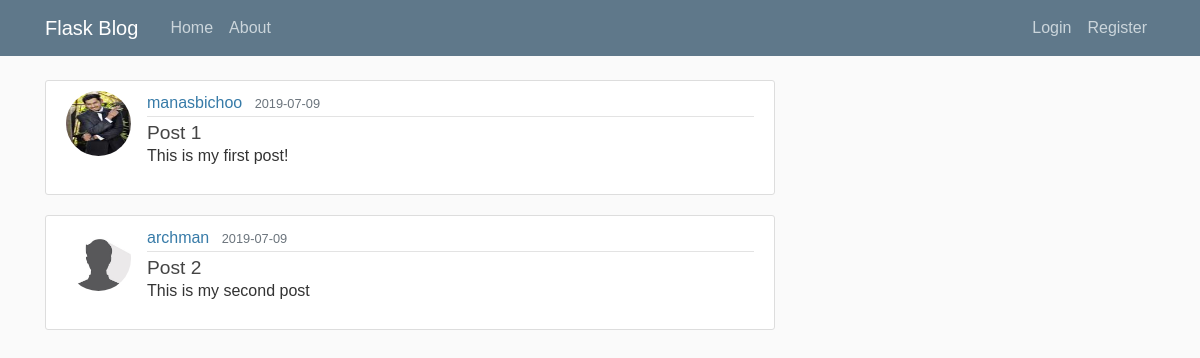
The page /home on the database its author committed.
### flaskblog/models.py (models this page shows, shortened)
class Post(db.Model):
    id = db.Column(db.Integer, primary_key=True)
    title = db.Column(db.String(100), nullable=False)
    date_posted = db.Column(db.DateTime, nullable=False, default=datetime.utcnow)
    content = db.Column(db.Text, nullable=False)
    user_id = db.Column(db.Integer, db.ForeignKey('user.id'), nullable=False)

class User(db.Model, UserMixin):
    id = db.Column(db.Integer, primary_key=True)
    username = db.Column(db.String(20), unique=True, nullable=False)
    email = db.Column(db.String(120), unique=True, nullable=False)
    image_file = db.Column(db.String(20), nullable=False, default='default.jpg')
    password = db.Column(db.String(60), nullable=False)
    posts = db.relationship('Post', backref='author', lazy=True)

### flaskblog/routes.py (the view)
@app.route("/")
@app.route("/home")
def home():
    posts = Post.query.all()
    return render_template('home.html', posts=posts)

### flaskblog/templates/home.html
{%extends "layout.html"%}
{% block content%}
{%for post in posts%}
<article class="media content-section">
  <img class="rounded-circle article-img" src="{{url_for('static', filename='profile_pics/'+post.author.image_file)}}">
  <div class="media-body">
    <div class="article-metadata">
      <a class="mr-2" href="/account">{{ post.author.username}}</a>
      <small class="text-muted">{{ post.date_posted.strftime('%Y-%m-%d') }}</small>
    </div>
    <h2><a class="article-title" href="{{url_for('post', post_id=post.id)}}">{{ post.title }}</a></h2>
    <p class="article-content">{{ post.content }}</p>
  </div>
</article>
{%endfor%}
{%endblock content%}

### flaskblog/templates/layout.html (shortened to what this page needs)
<!DOCTYPE html>
<html>
<head>
	<link rel="stylesheet" href="https://stackpath.bootstrapcdn.com/bootstrap/4.3.1/css/bootstrap.min.css">
	<link rel="stylesheet" type="text/css" href="{{url_for('static', filename='main.css')}}">
</head>
<body>
<header class="site-header">
  <nav class="navbar navbar-expand-md navbar-dark bg-steel fixed-top">
	<div class="container">
	  <a class="navbar-brand mr-4" href="/">Flask Blog</a>
	  <div class="collapse navbar-collapse" id="navbarToggle">
		<div class="navbar-nav mr-auto">
		  <a class="nav-item nav-link" href="{{url_for('home')}}">Home</a>
		  <a class="nav-item nav-link" href="{{url_for('about')}}">About</a>
		</div>
		<div class="navbar-nav">
			{% if current_user.is_authenticated %}
			   <a class="nav-item nav-link" href="{{url_for('new_post')}}">New Post</a>
			   <a class="nav-item nav-link" href="{{url_for('project')}}">Projects</a>
			   <a class="nav-item nav-link" href="{{url_for('account')}}">Account</a>
		       <a class="nav-item nav-link" href="{{url_for('logout')}}">Logout</a>
			{% else %}
		       <a class="nav-item nav-link" href="{{url_for('login')}}">Login</a>
		       <a class="nav-item nav-link" href="{{url_for('register')}}">Register</a>
		    {%endif%}
		</div>
	  </div>
	</div>
  </nav>
</header>
<main role="main" class="container">
  <div class="row">
	<div class="col-md-8">
	  {% block content %}{% endblock %}
	</div>
  </div>
</main>
</body>
</html>

### flaskblog/static/main.css (style rules this page uses)
body { background: #fafafa; color: #333333; margin-top: 5rem; }
h1, h2, h3, h4, h5, h6 { color: #444444; }
.bg-steel { background-color: #5f788a; }
.site-header .navbar-nav .nav-link { color: #cbd5db; }
.content-section { background: #ffffff; padding: 10px 20px; border: 1px solid #dddddd; border-radius: 3px; margin-bottom: 20px; }
.article-title { color: #444444; }
.article-content { white-space: pre-line; }
.article-img { height: 65px; width: 65px; margin-right: 16px; }
.article-metadata { padding-bottom: 1px; margin-bottom: 4px; border-bottom: 1px solid #e3e3e3 }
body { font-family: "Lucida Sans Unicode", "Lucida Grande", sans-serif; }
a, h1, h2 { color: #377ba8; }
h1, h2 { margin: 0; }
h2 { font-size: 1.2em; }

### rows shown on the page
Post: image_file (picture), author.username "manasbichoo", date_posted "2019-07-09", title "Post 1", content "This is my first post!"
Post: image_file (placeholder picture), author.username "archman", date_posted "2019-07-09", title "Post 2", content "This is my second post"
